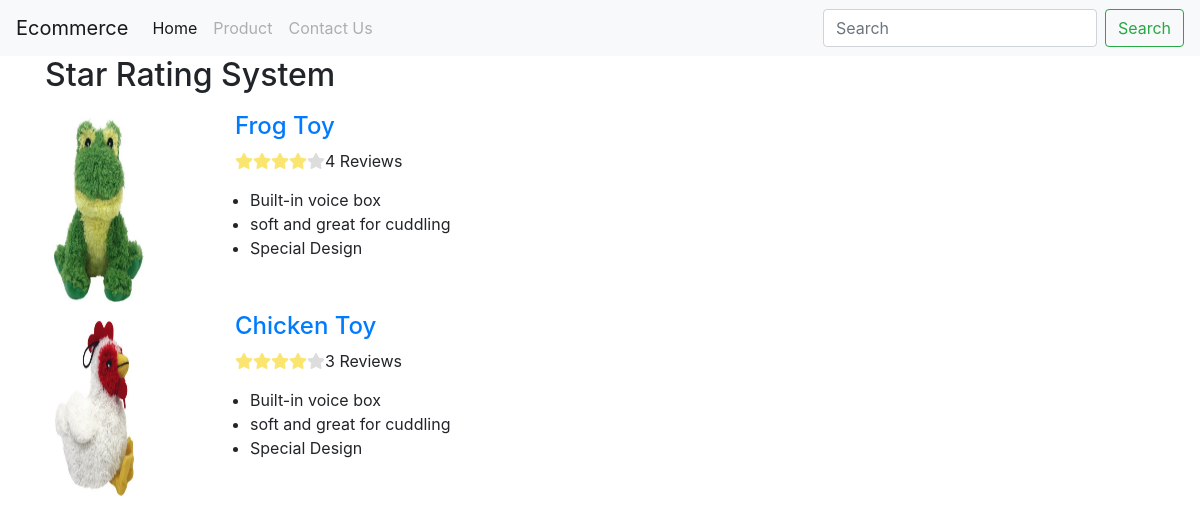
The page / on the database its author committed.
### tables this page shows
CREATE TABLE `product` (
  `id` int(11) NOT NULL AUTO_INCREMENT PRIMARY KEY,
  `name` varchar(256) NOT NULL,
  `description` text NOT NULL,
  `price` int(255) NOT NULL,
  `image` varchar(255) NOT NULL,
  `created_at` timestamp NOT NULL DEFAULT CURRENT_TIMESTAMP,
  `updated_at` timestamp NOT NULL DEFAULT CURRENT_TIMESTAMP

);

### index.php (called while the page is built, shortened)
<?php
include "layout/app.php";
?>

### class/Rating.php (called while the page is built, shortened)
<?php
class Rating{
	private $host  = '127.0.0.1';
    private $user  = 'root';
    private $password   = "1111";
    private $database  = "rating";
	private $productUsersTable = 'product_users';
	private $productTable = 'product';
    private $productRatingTable = 'product_rating';
	private $dbConnect = false;
    public function __construct(){
        if(!$this->dbConnect){
            $conn = new mysqli($this->host, $this->user, $this->password, $this->database);
            if($conn->connect_error){
                die("Error failed to connect to MySQL: " . $conn->connect_error);
            }else{
                $this->dbConnect = $conn;
            }
        }
    }
	private function getData($sqlQuery) {
		$result = mysqli_query($this->dbConnect, $sqlQuery);
		$data= array();
		while ($row = mysqli_fetch_array($result, MYSQLI_ASSOC)) {
			$data[]=$row;
		}
		return $data;
	}
	private function getNumRows($sqlQuery) {
		$result = mysqli_query($this->dbConnect, $sqlQuery);
		$numRows = mysqli_num_rows($result);
		return $numRows;
	}
	public function getProductList(){
		$sqlQuery = "
			SELECT * FROM ".$this->productTable;
		return  $this->getData($sqlQuery);
	}
	public function getProductRating($product_id){
		$sqlQuery = "
			SELECT r.id, r.product_id, r.user_id, u.username, u.avatar, r.rating_score, r.title, r.comment, r.reviewer,r.created_at, r.updated_at
			FROM ".$this->productRatingTable." as r
			LEFT JOIN ".$this->productUsersTable." as u ON (r.user_id = u.id)
			WHERE r.product_id = '".$product_id."'";
		return  $this->getData($sqlQuery);
	}
	public function getRatingAverage($product_id){
		$productRating = $this->getProductRating($product_id);
		$rating_score = 0;
		$count = 0;
		foreach($productRating as $productRatingDetails){
			$rating_score+= $productRatingDetails['rating_score'];
			$count += 1;
		}
		$average = 0;
		if($rating_score && $count) {
			$average = $rating_score/$count;
		}
		return $average;
	}
	public function getRatingTotal($product_id){
	 	$sqlQuery = "
			SELECT *
			FROM ".$this->productRatingTable."  WHERE product_id = '".$product_id."'";
	  $count = $this->getNumRows($sqlQuery);
		return $count;
	}
}
?>

### inc/index_content.php (the view, shortened to what this page needs)
<div class="container">
	<h2>Star Rating System</h2>
	<?php
	include_once 'class/Rating.php';
	$rating = new Rating();
	$productList = $rating->getProductList();
	foreach($productList as $product){
		$average = $rating->getRatingAverage($product["id"]);
		$count = $rating->getRatingTotal($product['id']);
	?>
	<div class="row">
		<div class="col-sm-2" style="width:150px">
			<img class="product_image" src="image/<?php echo $product["image"]; ?>" style="width:100px;height:200px;padding-top:10px;">
		</div>
		<div class="col-sm-4">
		<h4 style="margin-top:10px;"><a href="product_detail.php?product_id=<?php echo $product["id"]; ?>"><?php echo $product["name"]; ?></a></h4>
		<?php
				$averageRating = round($average, 0);
				for ($i = 1; $i <= 5; $i++) {
					$ratingClass = "star-grey";
					if($i <= $averageRating) {
						$ratingClass = "star-highlight";
					}
				echo	'<i class="fa fa-star '.$ratingClass. '"; aria-hidden="true"></i>';
				 }
				echo $count . ' Reviews';
			?>
		<?php echo $product["description"]; ?>
		</div>
	</div>
	<?php } ?>
</div>

### css/style.css (style rules this page uses)
.star-grey { color:#ddd; }
.star-highlight { color:#f9e570 !important; }

### rows shown on the page
product: image (picture), name "Frog Toy", count "4", description "Built-in voice box soft and great for cuddling Special Design"
product: image (picture), name "Chicken Toy", count "3", description "Built-in voice box soft and great for cuddling Special Design"
